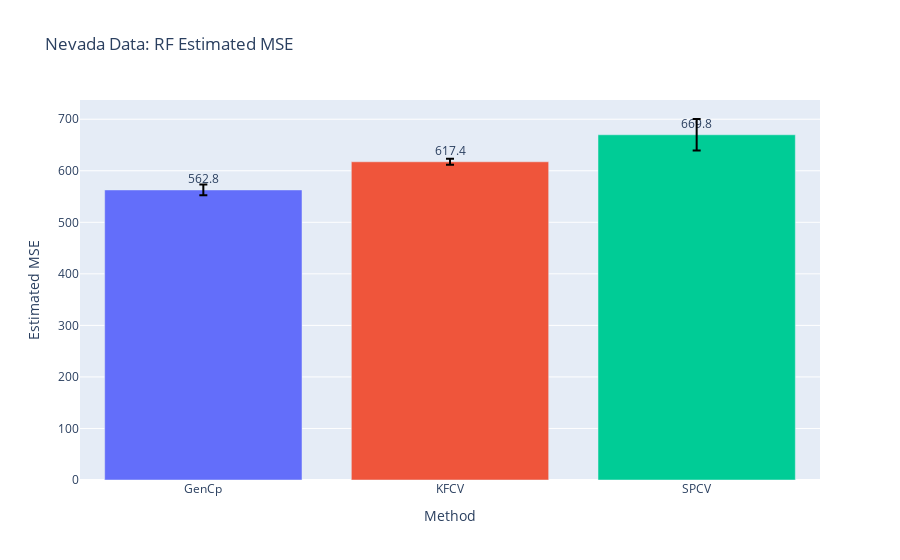

The cell this chart's notebook holds for it:
### Code cell
fig_cv = make_subplots(
    rows=1, cols=1
)

df = pd.DataFrame({
    'GenCp': errs_SSN[2],#res_gen,
    'KFCV': res_kfcv,
    'SPCV': res_spcv,
})

fig_cv.add_trace(go.Bar(
    x=df.columns,
    y=df.mean(),
    marker_color=px.colors.qualitative.Plotly,
    text=np.around(df.mean(),1),
    textposition='outside',
    error_y=dict(
            type='data',
            color='black',
            array=df.std(),
        )
), row=1, col=1)

fig_cv.update_yaxes(title_text="Estimated MSE", row=1, col=1)
fig_cv.update_xaxes(title_text="Method", row=1, col=1)
fig_cv.update_layout(title="Nevada Data: RF Estimated MSE", showlegend=False)
fig_cv.show()

### Figure 1 — Plotly figure (JSON) as saved in the notebook; plotly's stock layout.template omitted (floating-point values rounded to 4 significant figures)
{"data": [{"error_y": {"array": [10.32, 5.852, 30.6], "color": "black", "type": "data"}, "marker": {"color": ["#636EFA", "#EF553B", "#00CC96", "#AB63FA", "#FFA15A", "#19D3F3", "#FF6692", "#B6E880", "#FF97FF", "#FECB52"]}, "text": [562.8, 617.4, 669.8], "textposition": "outside", "type": "bar", "x": ["GenCp", "KFCV", "SPCV"], "xaxis": "x", "y": [562.8, 617.4, 669.8], "yaxis": "y"}], "layout": {"showlegend": false, "title": {"text": "Nevada Data: RF Estimated MSE"}, "xaxis": {"anchor": "y", "domain": [0, 1], "title": {"text": "Method"}}, "yaxis": {"anchor": "x", "domain": [0, 1], "title": {"text": "Estimated MSE"}}}}
